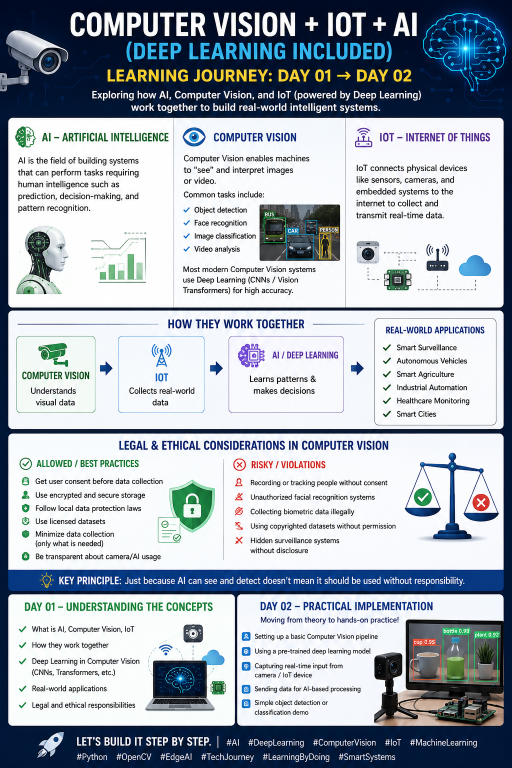
#> input picture sample.png, 1024 x 1536 px (shown at 1/2 size)
$ jupyter execute open-cv.ipynb
#> lines starting #> are read from the running program, lines starting #| are printed output that depends on the picture
[cell 1]
import cv2
import matplotlib.pyplot as plt
import numpy as np

[cell 2]
img=cv2.imread("sample.png")
#> img is the input picture: shape (1536, 1024, 3); mean B, G, R 183.1, 173.3, 164.3
img=cv2.cvtColor(img,cv2.COLOR_BGR2RGB)

[cell 3]
img.shape
#> Out = (1536, 1024, 3)

[cell 4]
plt.imshow(img)
plt.show()

[cell 5]
height,width=img.shape[:2]
#> height = 1536; width = 1024

[cell 6]
rotationMatrix=cv2.getRotationMatrix2D((width/2,height/2),90,0.7)

[cell 7]
rotated_img=cv2.warpAffine(img,rotationMatrix,(width,height))
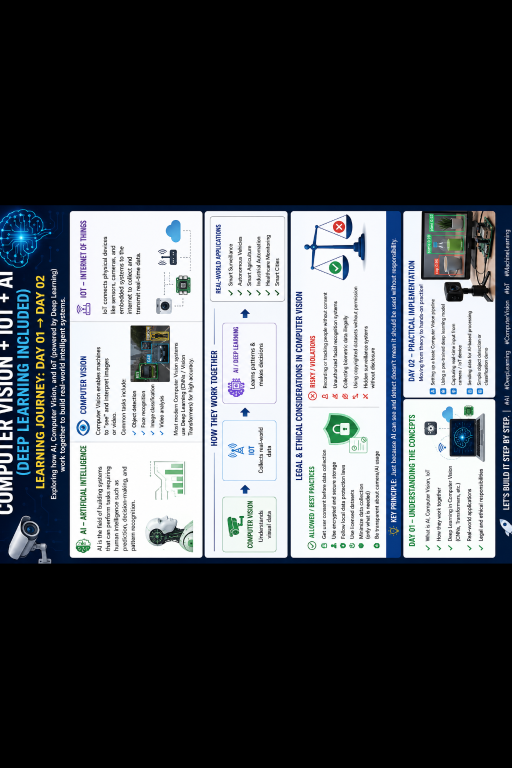
#> rotated_img: shape (1536, 1024, 3) (shown at 1/2 size); mean R, G, B 80, 84.1, 88.2

[cell 8]
plt.imshow(rotated_img)
plt.show()

[cell 9]
img = cv2.imread("sample.png")
img=cv2.cvtColor(img,cv2.COLOR_BGR2RGB)
plt.imshow(img)
plt.show()

[cell 10]
newImg = cv2.resize(img,(0,0),fx=0.2,fy=0.75)
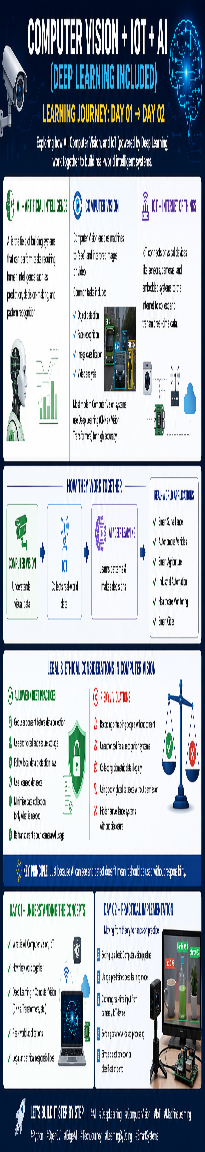
#> newImg: shape (1152, 205, 3); mean R, G, B 164.1, 173.1, 182.9
plt.imshow(newImg)
plt.show()

[cell 11]
newImg = cv2.resize(img,(1000,200))
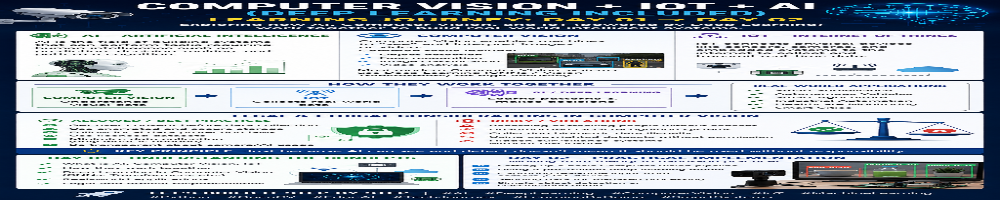
#> newImg: shape (200, 1000, 3); mean R, G, B 162.2, 171.4, 181.5
plt.imshow(newImg)
plt.show()

[cell 12]
start_row, start_col = int(height *.25), int(width*.25)
#> start_row = 384; start_col = 256
end_row, end_col = int(height *.75), int(width*.75)
#> end_row = 1152; end_col = 768
cropped = img[start_row:end_row,start_col:end_col]
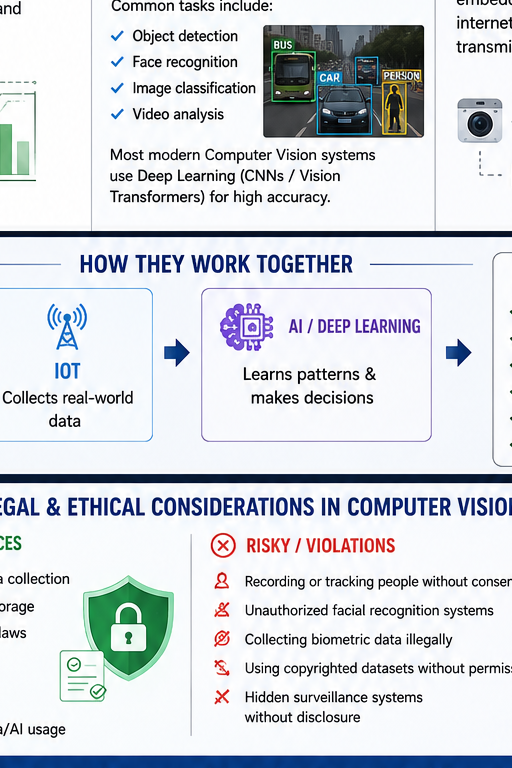
#> cropped: shape (768, 512, 3); mean R, G, B 212.5, 217, 222

[cell 13]
plt.imshow(cropped)
plt.show()

[cell 14]
plt.imshow(img)

[cell 15]
plt.show()

[cell 16]
kernel_sharpening=np.array([[-1,-1,-1],[-1,9,-1],[-1,-1,-1]])

[cell 17]
sharpened = cv2.filter2D(img,-1,kernel_sharpening)
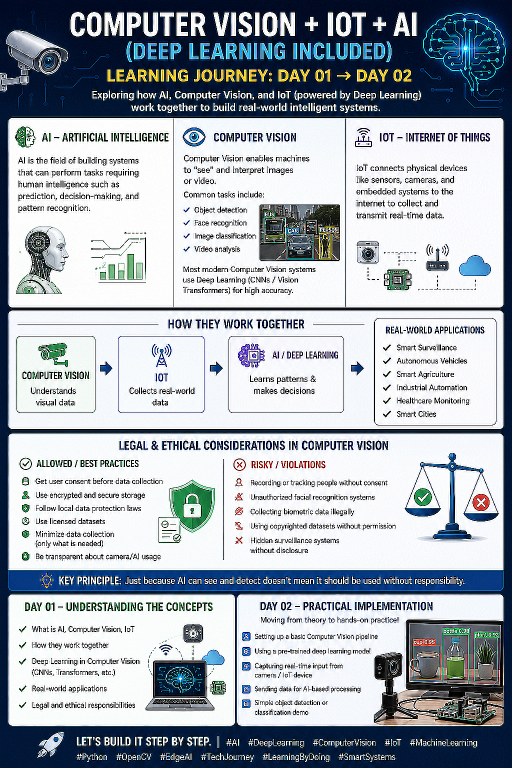
#> sharpened: shape (1536, 1024, 3) (shown at 1/2 size); mean R, G, B 163.8, 171.8, 180

[cell 18]
plt.imshow(sharpened)
plt.show()

[cell 19]
kernel1=np.ones((3,3))/10
blurred1=cv2.filter2D(img,-1,kernel1)
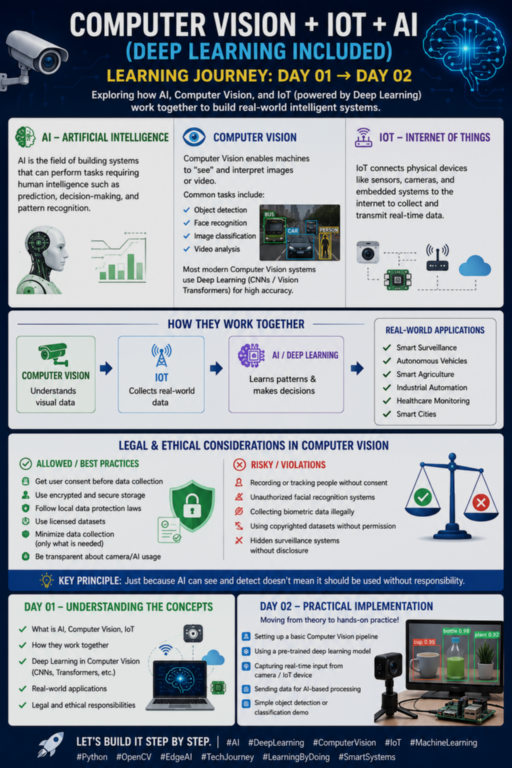
#> blurred1: shape (1536, 1024, 3) (shown at 1/2 size); mean R, G, B 147.9, 156, 164.8

[cell 20]
plt.imshow(blurred1)
plt.show()

[cell 21]
kernel2=np.ones((7,7))/100
blurred2=cv2.filter2D(img,-1,kernel2)
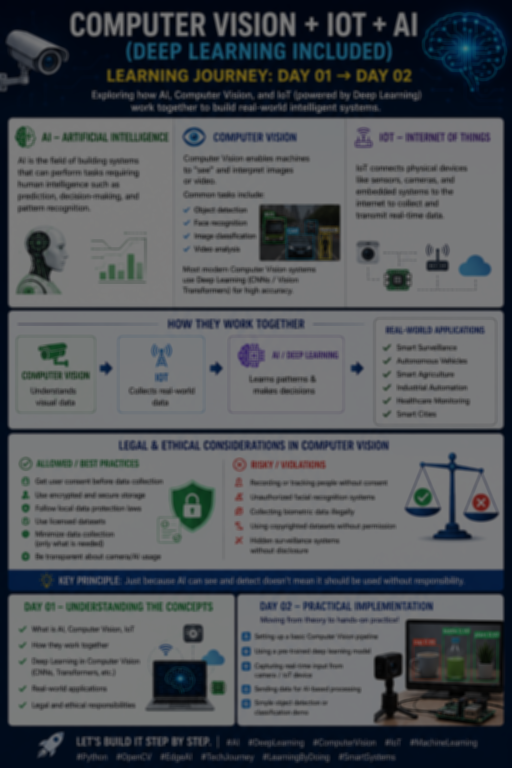
#> blurred2: shape (1536, 1024, 3) (shown at 1/2 size); mean R, G, B 80.5, 84.9, 89.7
